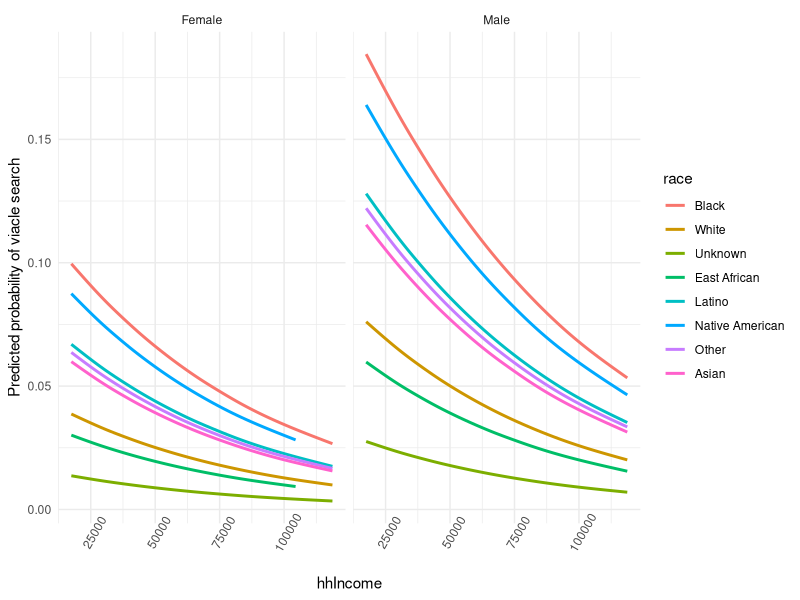
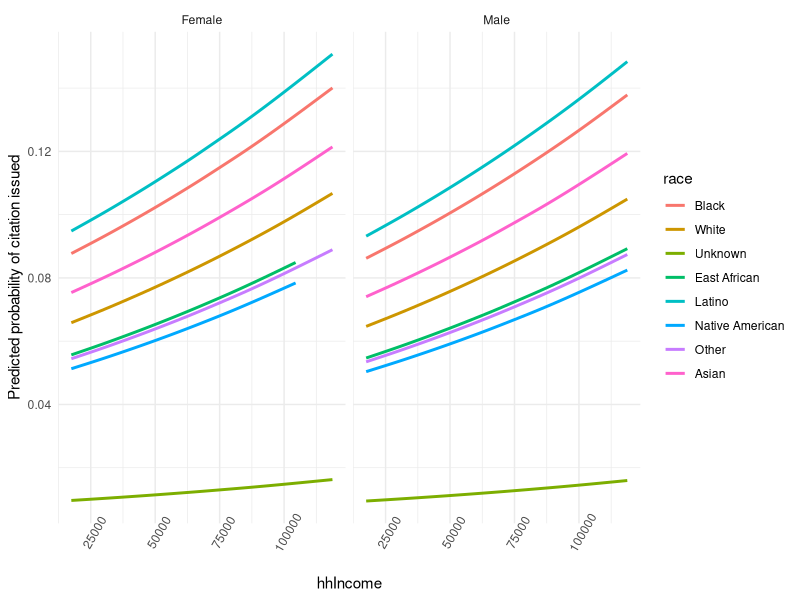
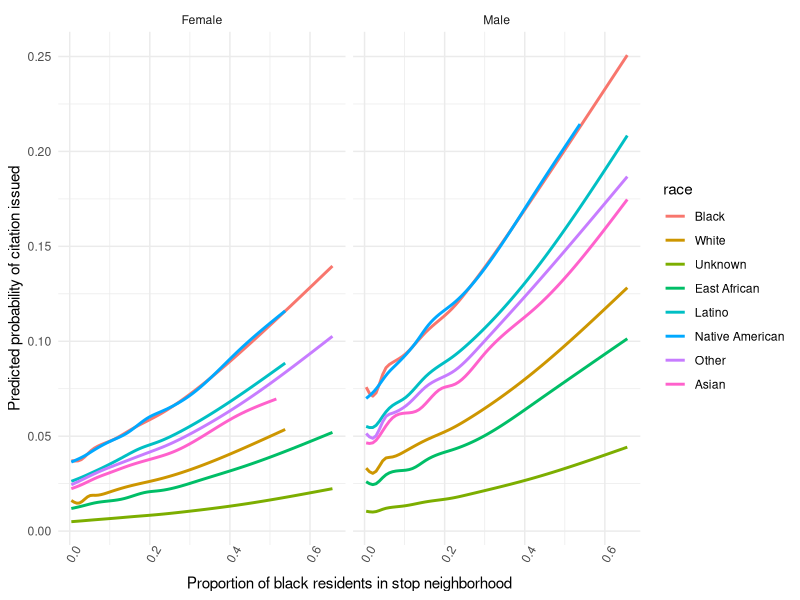

Write R code to recreate these figures, in order.
library(carData)
library(modelr)
library(tidyverse)

##load data
data("MplsDemo")
data("MplsStops")

##clean up for modeling

MplsStops$vehicleSearch#is a factor it does not works for logistic regressions
MplsStops$vehicleSearch <- as.character(MplsStops$vehicleSearch)
MplsStops$vehicleSearch[MplsStops$vehicleSearch == "NO"] <- FALSE
MplsStops$vehicleSearch[MplsStops$vehicleSearch == "YES"] <- TRUE
table(MplsStops$vehicleSearch)

MplsStops$citationIssued <- as.character(MplsStops$citationIssued)
MplsStops$citationIssued[MplsStops$citationIssued == "NO"] <- FALSE
MplsStops$citationIssued[MplsStops$citationIssued == "YES"] <- TRUE
MplsStops$citationIssued[is.na(MplsStops$citationIssued)] <- FALSE
table(MplsStops$citationIssued)

names(MplsStops)
#remove rows with missing gender info
MplsStops$gender <- as.character(MplsStops$gender)
MplsStops <- MplsStops[which(MplsStops$gender != "Unknown"),]

#join both of our data frames to have more predictors 
dat <- full_join(MplsStops,MplsDemo,by= "neighborhood")
#now that is joined it needs more cleaning 
#from character to logical
dat$vehicleSearch <- as.logical(dat$vehicleSearch)
dat$citationIssued <- as.logical(dat$citationIssued)

##modeling
names(dat)
mod1 <- glm(data=dat, formula= vehicleSearch ~ race + gender + hhIncome, family= "binomial")

mod2 <- glm(data=dat, formula= citationIssued ~ race + gender + hhIncome, family= "binomial")

mod3 <- glm(data=dat, formula= vehicleSearch ~ race + gender + hhIncome + black, family= "binomial")

#adding predictions
dat2 <- add_predictions(dat,mod1, type="response")
dat3 <- add_predictions(dat,mod2, type="response")
dat4 <- add_predictions(dat,mod3, type="response")

ggplot(dat2, aes(x=hhIncome, y=pred, color=race)) + geom_smooth(se=FALSE) +
  theme_minimal() + labs(y="Predicted probability of viacle search") +
  facet_wrap(~gender, drop = TRUE) + theme(axis.text.x = element_text(angle = 60))

summary(mod1)#coeffitients: since race was cathegorical all the races are being compare to "black"
#it shows if it is signifincanly different from it. 
#native american shows to not be signifficantly different 
#gender is being compare. Males are compare to females and it shows to be very significant 

ggplot(dat3, aes(x=hhIncome, y=pred, color=race)) + geom_smooth(se=FALSE) +
  theme_minimal() + labs(y="Predicted probability of citation issued") +
  facet_wrap(~gender) + theme(axis.text.x = element_text(angle = 60))
summary(mod2)#in this case latino is not significantly different from black 
#house hold income increase the probability of citation issuance 

ggplot(dat4, aes(x=black, y=pred, color=race)) + geom_smooth(se=FALSE) +
  theme_minimal() + labs(y="Predicted probability of citation issued",
                         x="Proportion of black residents in stop neighborhood") +
  facet_wrap(~gender) + theme(axis.text.x = element_text(angle = 60))
summary(mod3)#native american not significant
#probability of citation issued increases as the proportion of black neighborhood increases regardless of race

























 